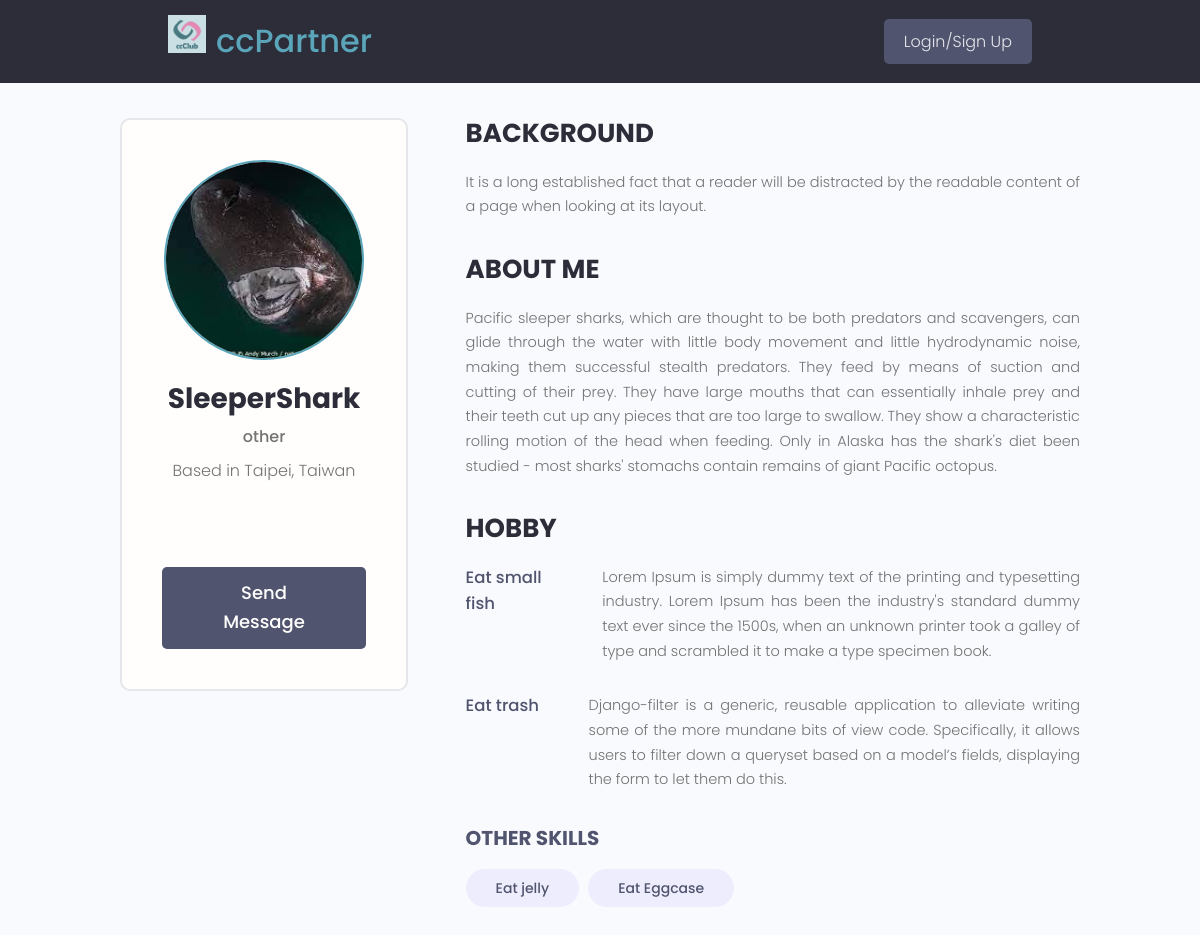
The page /user-profile/67b866d5-8dff-4b10-89a5-5f3c398400aa/ on the database its author committed.
### users/models.py (models this page shows, shortened)
class Profile(models.Model):
    JOB_TYPE = (
        ('student', '學生'),
        ('employed', '在職'),
        ('other', '其他'),
    )
    user = models.OneToOneField( User,
                                 on_delete=models.CASCADE,
                                 null=True,
                                 blank=True )
    name = models.CharField( max_length=100,
                             blank=True,
                             null=True )
    email = models.EmailField( max_length=200,
                               blank=True,
                               null=True )
    username = models.CharField( max_length=200,
                                 blank=True,
                                 null=True )
    bio = models.TextField( blank=True,
                            null=True )
    profile_image = models.ImageField( blank=True,
                                       null=True,
                                       upload_to="profiles/",
                                       default = 'profiles/user-default.png' )
    social_facebook = models.CharField( max_length=200,
                                        blank=True,
                                        null=True )
    location = models.CharField( max_length=100,
                                 blank=True,
                                 null=True,
                                 default="Taiwan" )
    background = models.CharField( max_length=200,
                                   blank=True,
                                   null=True )
    job = models.CharField( max_length=100,
                            choices=JOB_TYPE,
                            default="other" )
    is_host = models.BooleanField( default=False )
    group_id = models.CharField( max_length=200,
                                 default=None,
                                 blank=True,
                                 null=True )
    created = models.DateTimeField( auto_now_add=True )
    id = models.UUIDField( default=uuid.uuid4,
                           unique=True,
                           primary_key=True,
                           editable=False )
    @property
    def imageURL(self):
        try:
            url = self.profile_image.url
        except:
            url = '/images/profiles/user-default.png'
        return url

class Hobby(models.Model):
    owner = models.ForeignKey(Profile,
                              on_delete=models.CASCADE,
                              null=True,
                              blank=True)
    name = models.CharField(max_length=200,
                            blank=True,
                            null=True)
    description = models.TextField(blank=True,
                                   null=True)
    created = models.DateTimeField(auto_now_add=True)
    id = models.UUIDField( default=uuid.uuid4,
                           unique=True,
                           primary_key=True,
                           editable=False)

### users/views.py (the view)
# urls.py: path('user-profile/<str:pk>/', views.userProfile, name="user-profile"),
def userProfile(request, pk):
    profile = Profile.objects.get(id=pk)
    topHobbies = profile.hobby_set.exclude(description__exact='')
    otherHobbies = profile.hobby_set.filter(description__exact='')
    context = {
        "profile":profile,
        'topHobbies': topHobbies,
        'otherHobbies': otherHobbies,
    }
    return render(request, 'users/user-profile.html', context=context)

### users/templates/users/user-profile.html (shortened to what this page needs)
{% extends 'main.html' %}
{% block content %}
<main class="profile my-md">
    <div class="container">
      <div class="layout">
        <div class="column column--1of3">
          <div class="card text-center">
            <div class="card__body dev">
              <img class="avatar avatar--xl" src="{{ profile.imageURL }}" />
              <h2 class="dev__name">{{ profile.username }}</h2>
              <p class="dev__title">{{ profile.job }}</p>
              <p class="dev__location">Based in {{ profile.location }}</p>
              <ul class="dev__social">
              </ul>
              {% if request.user.profile != profile %}
              <a href="{% url 'create-message' profile.id %}" class="btn btn--sub btn--lg">Send Message </a>
              {% endif %}
            </div>
          </div>
        </div>
        <div class="column column--2of3">
          <div class="devInfo">
            <h3 class="devInfo__title">Background</h3>
            <p class="devInfo__about">
              {{ profile.background }}
            </p>
          </div>
          <div class="devInfo">
            <h3 class="devInfo__title">About Me</h3>
            <p class="devInfo__about">
              {{ profile.bio }}
            </p>
          </div>
          <div class="devInfo">
            <h3 class="devInfo__title">Hobby</h3>
            <div class="devInfo__skills">
              {% for hobby in topHobbies %}
              <div class="devSkill">
                <h4 class="devSkill__title">{{ hobby.name }}</h4>
                <p class="devSkill__info">
                  {{ hobby.description }}
                </p>
              </div>
              {% endfor %}
              <h3 class="devInfo__subtitle">Other Skills</h3>
              <div class="devInfo__otherSkills">
                {% for hobby in otherHobbies %}
                <span class="tag tag--pill tag--sub tag--lg">
                  <small>{{ hobby.name }}</small>
                </span>
                {% endfor %}
              </div>
            </div>
          </div>
        </div>
      </div>
    </div>
  </main>
{% endblock %}

### static/styles/app.css (style rules this page uses)
:root { --color-sub: #2d2d39; }
.btn--sub { background-color: var(--color-sub-light); }
.card { border: 2px solid var(--color-light); }
img { width: 100%; }
.profile .card > .dev { padding: 4rem; }
.dev__name { color: var(--color-sub); font-size: 2.8rem; font-weight: 700; margin-top: 1rem; margin-bottom: 0.5rem; }
.dev__title { font-size: 1.6rem; font-weight: 500; line-height: 1.3; }
.dev__location { margin-top: 1rem; }
.dev__social { margin: 3rem 0; list-style: none; display: flex; justify-content: center; gap: 1.5rem; }
.devInfo { margin-bottom: 3rem; }
.devInfo__title, .devInfo__subtitle { font-size: 2.6rem; color: var(--color-sub); text-transform: uppercase; font-weight: 700; margin-bottom: 1.5rem; }
.devInfo__subtitle { font-size: 2rem; color: var(--color-sub-light); }
.devInfo__about, .devSkill__info { font-size: 1.45rem; line-height: 1.7; text-align: justify; }
.devSkill { margin-bottom: 3rem; }
.devSkill__title { font-size: 1.65rem; font-weight: 500; color: var(--color-sub-light); }
@media screen and (min-width: 700px) { .devSkill { display: flex; justify-content: space-between; gap: 3rem; } }
@media screen and (min-width: 700px) { .devSkill__info { flex-basis: 80%; } }

### static/uikit/styles/modules/_variables.css (style rules this page uses)
:root { --color-main: #5aa5b9; --color-main-light: #e6faff; --color-sub: #3f4156; --color-sub-light: #51546e; --color-sub-lighter: #ededfd; --color-text: #737373; --color-gray: #8b8b8b; --color-light: #e5e7eb; --color-light-gray: #767676; --color-bg: #f8fafd; --color-white: #fffefd; --color-white-light: #f3f3f3; --color-success: #359e64; --color-success-bg: #def8e8; --color-error: #fc4b0b; --color-error-bg: #fff2ee; --font-base: 'Poppins', arial, helvetica, 'Segoe UI', roboto, ubuntu, sans-serif; --font-monospace: 'Fira Code', 'Courier New', courier, monospace; --font-regular: 300; --font-medium: 500; --font-bold: 700; --generic-shadow: 1px 1px 5px #00000010; --generic-transition: all 0.3s ease-in-out; }

### static/uikit/styles/modules/_base.css (style rules this page uses)
* { margin: 0; padding: 0; box-sizing: border-box; text-rendering: optimizeLegibility; color: inherit; font-size: inherit; }
html { font-size: 50%; }
@media only screen and (min-width: 480px) { html { font-size: 56.25%; } }
@media only screen and (min-width: 1200px) { html { font-size: 62.5%; } }
body { line-height: 1.6; font-weight: 400; font-size: 1.5rem; color: var(--color-text); background-color: var(--color-bg); min-height: 100vh; }

### static/uikit/styles/modules/_typography.css (style rules this page uses)
* { font-family: var(--font-base); }
h2 { font-size: 3.6rem; font-weight: var(--font-bold); }
h3 { font-size: 3.2rem; font-weight: var(--font-medium); }
h4 { font-size: 2.8rem; font-weight: var(--font-medium); }
p, span, strong { font-size: 1.6rem; color: var(--color-text); font-weight: var(--font-regular); }
a { padding-bottom: 2px; text-decoration: none; display: inline-block; color: var(--color-main); font-weight: var(--font-medium); }

### static/uikit/styles/modules/_utilities.css (style rules this page uses)
.container { width: 92%; max-width: 165rem; margin: 0 auto; box-sizing: border-box; }
@media screen and (min-width: 1000px) { .container { width: 90%; } }
@media screen and (min-width: 1200px) { .container { width: 80%; } }
.text-center { text-align: center; }
.my-md { margin: 3rem auto; }

### static/uikit/styles/modules/_avatar.css (style rules this page uses)
.avatar { border-radius: 50%; border: 2px solid var(--color-main); object-fit: cover; }
.avatar--xl { height: 20rem; width: 20rem; }

### static/uikit/styles/modules/_button.css (style rules this page uses)
.btn { display: inline-block; position: relative; cursor: pointer; background-color: var(--color-light); font-weight: var(--font-medium); color: var(--color-sub); text-decoration: none; padding: 1rem 2rem; border-radius: 0.5rem; border: none; width: -webkit-fit-content; width: -moz-fit-content; width: fit-content; height: -webkit-fit-content; height: -moz-fit-content; height: fit-content; font-size: 1.6rem; outline-width: 0; outline-color: transparent; -webkit-backface-visibility: hidden; backface-visibility: hidden; transition: all 0.3s ease-in-out; }
.btn--sub { background-color: var(--color-sub); color: var(--color-white); }
.btn--lg { font-size: 1.8rem; padding: 1.2rem 4.5rem; }

### static/uikit/styles/modules/_card.css (style rules this page uses)
.card { border-radius: 1rem; background-color: var(--color-white); border: 1.5px solid var(--color-light); width: auto; height: auto; margin-top: 0.5rem; margin-bottom: 0.5rem; overflow: hidden; }
.card__body, .card__header { padding: 2rem 2.5rem; }

### static/uikit/styles/modules/_layout.css (style rules this page uses)
.layout { display: flex; flex-flow: row wrap; justify-content: space-between; }
.layout > .column { margin-bottom: 3rem; }
.layout > .column.column--1of3 { flex-basis: 30%; }
.layout > .column.column--2of3 { flex-basis: 64%; }

### rows shown on the page
Profile: imageURL (picture), username "SleeperShark", job "other", location "Taipei, Taiwan", background "It is a long established fact that a reader will be distracted by the readable content of a page when looking at its layout.", bio "Pacific sleeper sharks, which are thought to be both predators and scavengers, can glide through the water with little body movement and little hydrodynamic noise, making them successful stealth predators. They feed by means of suction and cutting of their prey. They have large mouths that can essentially inhale prey and their teeth cut up any pieces that are too large to swallow. They show a characteristic rolling motion of the head when feeding. Only in Alaska has the shark's diet been studied - most sharks' stomachs contain remains of giant Pacific octopus."
Hobby: name "Eat small fish", description "Lorem Ipsum is simply dummy text of the printing and typesetting industry. Lorem Ipsum has been the industry's standard dummy text ever since the 1500s, when an unknown printer took a galley of type and scrambled it to make a type specimen book."
Hobby: name "Eat trash", description "Django-filter is a generic, reusable application to alleviate writing some of the more mundane bits of view code. Specifically, it allows users to filter down a queryset based on a model’s fields, displaying the form to let them do this."
Hobby: name "Eat jelly"
Hobby: name "Eat Eggcase"
